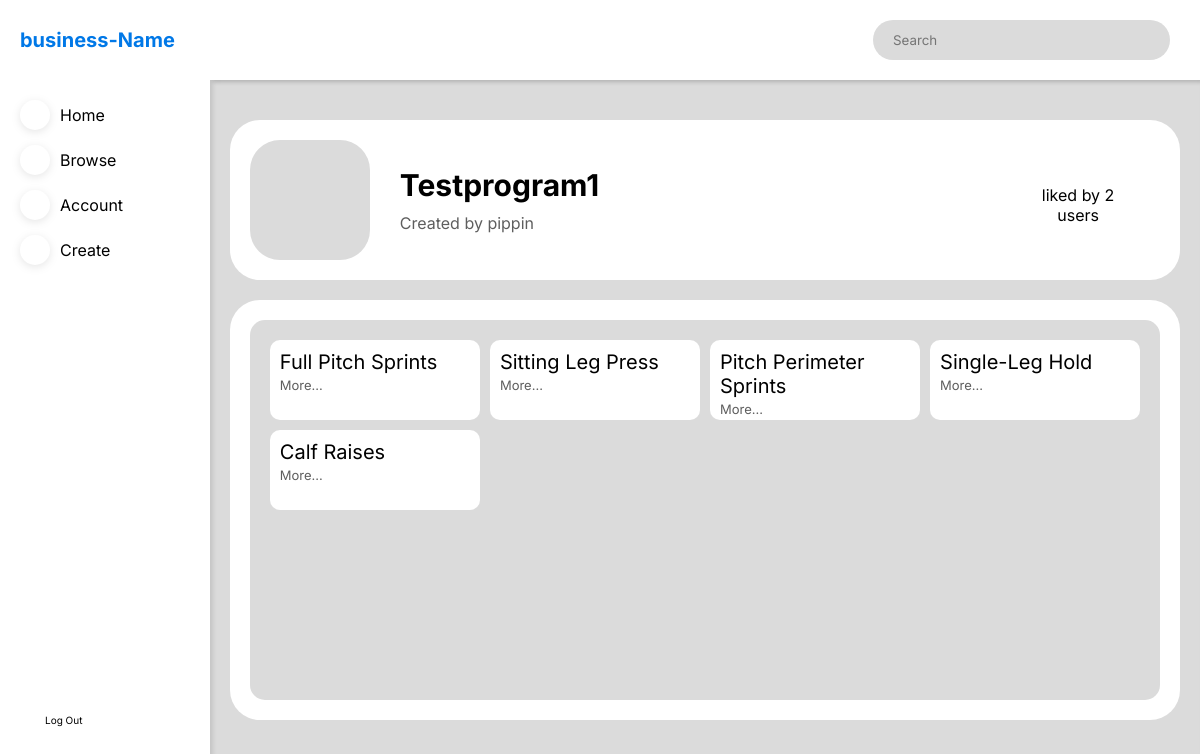
The page /program/1 (signed in) on the database its author committed.
### website/models.py (models this page shows)
class Program(db.Model):
    id = db.Column(db.Integer, primary_key=True)
    name = db.Column(db.String(150), nullable=False)
    user_id = db.Column(db.Integer, db.ForeignKey('user.id'), nullable=False)
    description = db.Column(db.String(3000))
    exercises = db.relationship(
        'Exercise', secondary=ExerciseProgram, backref='Exercisess')

class User(db.Model):
    id = db.Column(db.Integer, primary_key=True)
    username = db.Column(db.String(150), unique=True, nullable=False)
    email = db.Column(db.String(150), unique=True)
    password = db.Column(db.String(200))
    programs = db.relationship('Program')
    favorites = db.relationship(
        'Program', secondary=FavoriteProgram, backref='favorites')

@dataclass
class Exercise(db.Model):
    id: int
    name: str
    type_id: int
    link: str
    Instructions: str
    id = db.Column(db.Integer, primary_key=True)
    name = db.Column(db.String(150), nullable=False)
    type_id = db.Column(db.Integer, db.ForeignKey('type.id'), nullable=False)
    link = db.Column(db.String(1000))
    Instructions = db.Column(db.String(1000))

### website/dashboard.py (the view)
@dashboard.route('/program/<int:id>')
def program(id):
    if 'user' in session:
        user = session['user']
        program_info = db.session.query(
            Program.id, Program.name, Program.description, User.username).join(User).filter(Program.id == id).first()
        if not program_info:
            abort(404)
        exercises = Program.query.filter(Program.id == id).first().exercises
        user_id = db.session.query(User.id).filter(
            User.username == user).first()
        user_like = db.session.query(FavoriteProgram).filter(
            (FavoriteProgram.columns.user_id == int(user_id[0])) & (FavoriteProgram.columns.program_id == int(id))).first()
        if user_like:
            liked_by_user = True
        else:
            liked_by_user = False
        likes = db.session.query(FavoriteProgram).filter(
            (FavoriteProgram.columns.program_id == int(id))).count()
        return render_template('program.html', username=user, program_info=program_info, exercises=exercises, liked_by_user=liked_by_user, likes=likes)
    else:
        return redirect((url_for('auth.signin')))

### website/templates/program.html (shortened to what this page needs)
{% extends 'dashboard_template.html' %}
{% block content %}
<div class="dashboard-body-element dashboard-body-first dashboard-body-program-first">
    <div class="dashboard-body-icon dashboard-body-tag">
        <span class="iconify" data-icon="akar-icons:folder"></span>
    </div>
    <div class='dashboard-program-info-wrapper'>
        <div class="dashboard-body-tag dashboard-body-tag-info">
            <p>{{program_info[1] | capitalize}}</p>
            {% if program_info[3] == username %}
            <p>Created by You</p>
            <div class="dashboard-program-info-settings">
                <span class="iconify" data-icon="carbon:settings"></span>
                <a id='dashboard-program-info-settings-copylink'>copy link</a>
                <a id='dashboard-program-info-settings-deletepost'> delete</a>
            </div>
            {% else %}
            <p>Created by {{program_info[3]}} </p>
            {% endif %}
        </div>
        <div class="dashboard-body-tag dashboard-program-actions-wrapper">
            <div class="dashboard-program-actions dashboard-program-actions-likes">
                {% if liked_by_user == True %}
                <div class=" dashboard-program-actions-like-icon" id='dashboard-program-actions-like-icon'>
                    <span class="iconify" id='dashboard-program-actions-liked' data-icon="ci:heart-fill"></span>
                    <span class="iconify dashboard-program-actions-disabled" id='dashboard-program-actions-notliked'
                        data-icon="ci:heart-outline"></span>
                </div>
                {% if likes > 1 %}
                <p id='dashboard-program-actions-like-text'>Liked by you and {{likes}} others</p>
                {% else %}
                <p id='dashboard-program-actions-like-text'>liked by you</p>
                {% endif %}
                {% else %}
                <p id='dashboard-program-actions-like-text'>liked by {{likes}} users</p>
                {% endif %}
            </div>
        </div>
    </div>
</div>
<div class="dashboard-body-element dashboard-program-exercises-wrapper">
    <div class="dashboard-program-exercises">
        {% for exercise in exercises%}
        <div class="dashboard-program-exercise">
            <p class="dashboard-create-modal-exercisesbody-title">{{exercise.name}}</p>
            <a class="dashboard-create-modal-exercisesbody-link"
                onclick="location.href='/exercise/{{exercise.id}}';">more...</a>
        </div>
        {% endfor %}
    </div>
</div>
{% endblock %}

### website/templates/dashboard_template.html (shortened to what this page needs)
<!DOCTYPE html>
<html lang="en">
<head>
    <link rel="stylesheet" href="{{ url_for('static', filename = 'styles.css') }}" />
</head>
<body>
    <div class="dashboard-wrapper">
        <div class="dashboard-navtop">
            <form method="POST" class="dashboard-navsearch" id='dashboard-navsearch'>
                <input type="text" placeholder="Search" />
            </form>
        </div>
        <div class="dashboard-nav-sticky dashboard-navleft">
            <div class="dashboard-navlogo">
                <p>business-Name</p>
            </div>
            <ul class="dashboard-navnavigation">
                <li>
                    <div id='dashboard-nav-home' class="dashboard-nav-navelement"
                        onclick="location.href = '/dashboard';">
                        <div id='dashboard-nav-home-icn' class="dashboard-nav-navelement-icn">
                        </div>
                        <p>Home</p>
                    </div>
                </li>
                <li>
                    <div id='dashboard-nav-browse' class="dashboard-nav-navelement"
                        onclick="location.href = '/browse';">
                        <div id='dashboard-nav-browse-icn' class="dashboard-nav-navelement-icn">
                        </div>
                        <p>Browse</p>
                    </div>
                </li>
                <li>
                    <div id='dashboard-nav-account' class="dashboard-nav-navelement"
                        onclick="location.href = '/account/{{session['user']}}';">
                        <div id='dashboard-nav-account-icn' class="dashboard-nav-navelement-icn">
                        </div>
                        <p>Account</p>
                    </div>
                </li>
                <li>
                    <div id='dashboard-nav-create' class="dashboard-nav-navelement"
                        onclick="location.href = '/create';">
                        <div id='dashboard-nav-create-icn' class="dashboard-nav-navelement-icn">
                        </div>
                        <p>Create</p>
                    </div>
                </li>
            </ul>
            <a class="dashboard-navlogout" href="/signout">
                <span class="iconify" data-icon="ooui:log-out-ltr"></span> Log Out</a>
        </div>
        <div class="dashboard-body">{% block content %} {% endblock %}</div>
    </div>
</body>
</html>

### website/static/styles.css (style rules this page uses)
* { padding: 0; margin: 0; box-sizing: border-box; font-family: "Inter", "Poppins"; }
:root { --main-color: #0078e7; --secondary-color: #dbdbdb; --background-colour: #ffffff; --text-color-1: #000000; --text-color-2: #5e5e5e; --text-color-3: #ffffff; }
html { scroll-behavior: smooth; }
.dashboard-wrapper { display: grid; grid-template: "lefthead tophead" "lefthead body"; grid-template-columns: max(200px, 17.5%) auto; grid-template-rows: max(80px, 10%) auto; height: 100vh; width: 100vw; }
.dashboard-navtop { grid-area: tophead; position: sticky; top: 0; height: max(80px, 10%); background-color: var(--background-colour); display: flex; align-items: center; box-shadow: 3px 2px 4px rgb(0 0 0 / 10%); }
.dashboard-navsearch { margin-right: 30px; margin-left: auto; background-color: var(--secondary-color); display: flex; align-items: center; justify-content: space-between; height: 40px; width: 30%; border-radius: 20px; }
.dashboard-navsearch input { background-color: rgba(0, 0, 0, 0); border: none; width: 80%; margin-left: 20px; }
.dashboard-body { grid-area: body; background-color: var(--secondary-color); box-shadow: inset 3px 2px 4px rgba(0, 0, 0, 0.1); height: auto; width: 100%; padding-bottom: 20px; }
.dashboard-navleft { grid-area: lefthead; position: fixed; top: 0; background-color: var(--background-colour); height: 100%; display: grid; grid-template-rows: 10% 70% auto; width: max(200px, 17.5%); }
.dashboard-navlogo { grid-row: 1; font-size: 20px; color: var(--main-color); display: flex; align-items: center; margin-left: 20px; font-weight: bold; }
.dashboard-navnavigation { grid-row: 2; list-style: none; margin-left: 20px; margin-top: 20px; }
.dashboard-nav-navelement { display: flex; align-items: center; margin-bottom: 15px; }
.dashboard-nav-navelement-icn { border-radius: 50%; background-color: var(--background-colour); filter: drop-shadow(0px 2px 4px rgba(0, 0, 0, 0.1)); height: 30px; width: 30px; display: flex; justify-content: center; align-items: center; margin-right: 10px; color: var(--main-color); }
.dashboard-navlogout { grid-row: 3; bottom: 0; font-size: 10px; text-decoration: none; color: var(--text-color-1); display: flex; align-items: center; margin-left: 20px; }
.dashboard-navlogout .iconify { width: 20px; height: 20px; margin-right: 5px; }
.dashboard-body-first { margin-top: 40px; }
.dashboard-body-element { width: 96%; margin-left: auto; margin-right: auto; background-color: var(--background-colour); padding: 20px; border-radius: 30px; }
.dashboard-body-tag-info p:not(:first-child) { color: var(--text-color-2); }
.dashboard-body-icon { height: 120px; width: 120px; background-color: var(--secondary-color); border-radius: 30px; display: flex; align-items: center; justify-content: center; }
.dashboard-body-icon .iconify { width: 60%; height: 60%; color: var(--text-color-2); }
.dashboard-body-tag p:first-child { margin-bottom: 10px; }
.dashboard-body-tag-info p:first-child { font-size: 30px; font-weight: bold; }
.dashboard-body-program-first { display: flex; align-items: center; }
.dashboard-program-info-wrapper { display: flex; align-items: center; justify-content: space-between; width: 80%; margin-left: 30px; height: 120px; }
.dashboard-program-actions-wrapper { display: flex; gap: 5%; }
.dashboard-program-actions { display: flex; flex-direction: column; align-items: center; gap: 10px; width: 100px; height: 100%; text-align: center; }
.dashboard-program-exercises-wrapper { margin-top: 20px; height: 60%; min-height: 400px; }
.dashboard-program-exercises { height: 100%; width: 100%; border-radius: 15px; padding: 20px; background-color: var(--secondary-color); display: grid; grid-template-columns: 1fr 1fr 1fr 1fr; grid-template-rows: auto; grid-row-gap: 10px; grid-column-gap: 10px; grid-template-rows: repeat(auto-fill, 80px); overflow: scroll; }
.dashboard-program-exercise { background-color: var(--background-colour); height: 80px; width: 100%; padding: 10px; border-radius: 10px; text-transform: capitalize; }
.dashboard-create-modal-exercisesbody-title { font-size: 20px; }
.dashboard-create-modal-exercisesbody-link { color: var(--text-color-2); font-size: 13px; }

### rows shown on the page
Program: name "Testprogram1"
User: username "pippin"
Exercise: name "Full Pitch Sprints"
Exercise: name "Sitting Leg Press"
Exercise: name "Pitch Perimeter Sprints"
Exercise: name "Single-Leg Hold"
Exercise: name "Calf Raises"

### other values the page prints
{{ likes }} "2"
